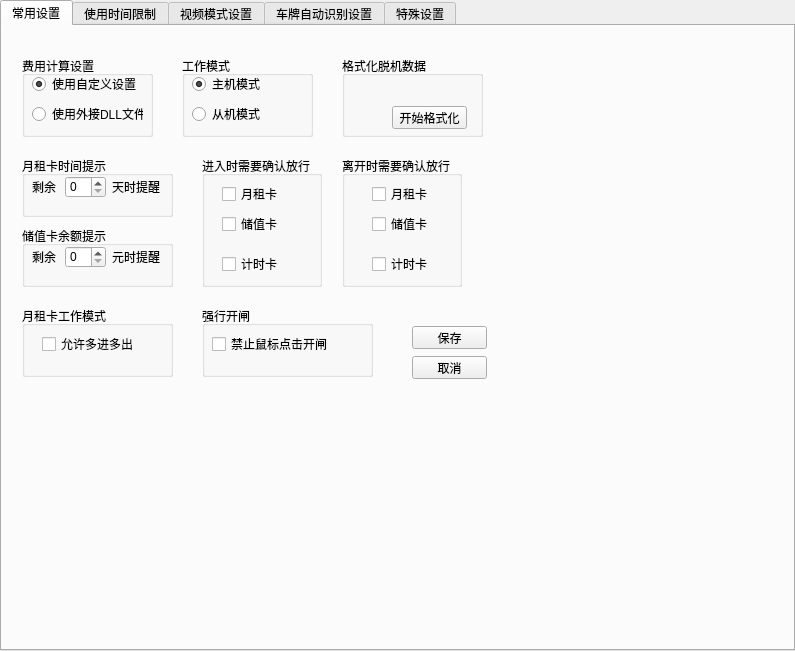
<?xml version="1.0" encoding="UTF-8"?>
<ui version="4.0">
 <class>CSysSetting</class>
 <widget class="QTabWidget" name="CSysSetting">
  <property name="geometry">
   <rect>
    <x>0</x>
    <y>0</y>
    <width>795</width>
    <height>651</height>
   </rect>
  </property>
  <property name="windowTitle">
   <string>系统配置</string>
  </property>
  <property name="currentIndex">
   <number>0</number>
  </property>
  <widget class="QWidget" name="tabCommonSetting">
   <attribute name="title">
    <string>常用设置</string>
   </attribute>
   <widget class="QWidget" name="wgCommon" native="true">
    <property name="geometry">
     <rect>
      <x>10</x>
      <y>20</y>
      <width>501</width>
      <height>361</height>
     </rect>
    </property>
    <widget class="QGroupBox" name="groupBox_3">
     <property name="geometry">
      <rect>
       <x>10</x>
       <y>110</y>
       <width>151</width>
       <height>61</height>
      </rect>
     </property>
     <property name="title">
      <string>月租卡时间提示</string>
     </property>
     <widget class="QWidget" name="layoutWidget">
      <property name="geometry">
       <rect>
        <x>10</x>
        <y>20</y>
        <width>128</width>
        <height>22</height>
       </rect>
      </property>
      <layout class="QHBoxLayout" name="horizontalLayout">
       <item>
        <widget class="QLabel" name="label_5">
         <property name="text">
          <string>剩余</string>
         </property>
        </widget>
       </item>
       <item>
        <widget class="QSpinBox" name="spinBox"/>
       </item>
       <item>
        <widget class="QLabel" name="label_4">
         <property name="text">
          <string>天时提醒</string>
         </property>
        </widget>
       </item>
      </layout>
     </widget>
    </widget>
    <widget class="QGroupBox" name="groupBox_2">
     <property name="geometry">
      <rect>
       <x>170</x>
       <y>10</y>
       <width>131</width>
       <height>81</height>
      </rect>
     </property>
     <property name="title">
      <string>工作模式</string>
     </property>
     <widget class="QRadioButton" name="radioButton_3">
      <property name="geometry">
       <rect>
        <x>10</x>
        <y>20</y>
        <width>89</width>
        <height>16</height>
       </rect>
      </property>
      <property name="text">
       <string>主机模式</string>
      </property>
      <property name="checked">
       <bool>true</bool>
      </property>
     </widget>
     <widget class="QRadioButton" name="radioButton_4">
      <property name="geometry">
       <rect>
        <x>10</x>
        <y>50</y>
        <width>89</width>
        <height>16</height>
       </rect>
      </property>
      <property name="text">
       <string>从机模式</string>
      </property>
     </widget>
    </widget>
    <widget class="QGroupBox" name="groupBox_9">
     <property name="geometry">
      <rect>
       <x>330</x>
       <y>110</y>
       <width>120</width>
       <height>131</height>
      </rect>
     </property>
     <property name="title">
      <string>离开时需要确认放行</string>
     </property>
     <widget class="QCheckBox" name="checkBox_4">
      <property name="geometry">
       <rect>
        <x>30</x>
        <y>100</y>
        <width>71</width>
        <height>16</height>
       </rect>
      </property>
      <property name="text">
       <string>计时卡</string>
      </property>
     </widget>
     <widget class="QCheckBox" name="checkBox_5">
      <property name="geometry">
       <rect>
        <x>30</x>
        <y>30</y>
        <width>71</width>
        <height>16</height>
       </rect>
      </property>
      <property name="text">
       <string>月租卡</string>
      </property>
     </widget>
     <widget class="QCheckBox" name="checkBox_6">
      <property name="geometry">
       <rect>
        <x>30</x>
        <y>60</y>
        <width>71</width>
        <height>16</height>
       </rect>
      </property>
      <property name="text">
       <string>储值卡</string>
      </property>
     </widget>
    </widget>
    <widget class="QPushButton" name="btnCancel">
     <property name="geometry">
      <rect>
       <x>400</x>
       <y>310</y>
       <width>75</width>
       <height>23</height>
      </rect>
     </property>
     <property name="text">
      <string>取消</string>
     </property>
    </widget>
    <widget class="QGroupBox" name="groupBox_6">
     <property name="geometry">
      <rect>
       <x>630</x>
       <y>620</y>
       <width>120</width>
       <height>80</height>
      </rect>
     </property>
     <property name="title">
      <string>GroupBox</string>
     </property>
    </widget>
    <widget class="QGroupBox" name="groupBox_7">
     <property name="geometry">
      <rect>
       <x>10</x>
       <y>180</y>
       <width>151</width>
       <height>61</height>
      </rect>
     </property>
     <property name="title">
      <string>储值卡余额提示</string>
     </property>
     <widget class="QWidget" name="layoutWidget_2">
      <property name="geometry">
       <rect>
        <x>10</x>
        <y>20</y>
        <width>128</width>
        <height>22</height>
       </rect>
      </property>
      <layout class="QHBoxLayout" name="horizontalLayout_2">
       <item>
        <widget class="QLabel" name="label">
         <property name="text">
          <string>剩余</string>
         </property>
        </widget>
       </item>
       <item>
        <widget class="QSpinBox" name="spinBox_2"/>
       </item>
       <item>
        <widget class="QLabel" name="label_2">
         <property name="text">
          <string>元时提醒</string>
         </property>
        </widget>
       </item>
      </layout>
     </widget>
    </widget>
    <widget class="QGroupBox" name="groupBox_5">
     <property name="geometry">
      <rect>
       <x>330</x>
       <y>10</y>
       <width>141</width>
       <height>81</height>
      </rect>
     </property>
     <property name="title">
      <string>格式化脱机数据</string>
     </property>
     <widget class="QPushButton" name="pushButton_3">
      <property name="geometry">
       <rect>
        <x>50</x>
        <y>50</y>
        <width>75</width>
        <height>23</height>
       </rect>
      </property>
      <property name="text">
       <string>开始格式化</string>
      </property>
     </widget>
    </widget>
    <widget class="QGroupBox" name="groupBox_10">
     <property name="geometry">
      <rect>
       <x>190</x>
       <y>260</y>
       <width>171</width>
       <height>71</height>
      </rect>
     </property>
     <property name="title">
      <string>强行开闸</string>
     </property>
     <widget class="QCheckBox" name="checkBox_8">
      <property name="geometry">
       <rect>
        <x>10</x>
        <y>30</y>
        <width>131</width>
        <height>16</height>
       </rect>
      </property>
      <property name="text">
       <string>禁止鼠标点击开闸</string>
      </property>
     </widget>
    </widget>
    <widget class="QGroupBox" name="groupBox_4">
     <property name="geometry">
      <rect>
       <x>190</x>
       <y>110</y>
       <width>120</width>
       <height>131</height>
      </rect>
     </property>
     <property name="title">
      <string>进入时需要确认放行</string>
     </property>
     <widget class="QCheckBox" name="checkBox">
      <property name="geometry">
       <rect>
        <x>20</x>
        <y>30</y>
        <width>71</width>
        <height>16</height>
       </rect>
      </property>
      <property name="text">
       <string>月租卡</string>
      </property>
     </widget>
     <widget class="QCheckBox" name="checkBox_2">
      <property name="geometry">
       <rect>
        <x>20</x>
        <y>60</y>
        <width>71</width>
        <height>16</height>
       </rect>
      </property>
      <property name="text">
       <string>储值卡</string>
      </property>
     </widget>
     <widget class="QCheckBox" name="checkBox_3">
      <property name="geometry">
       <rect>
        <x>20</x>
        <y>100</y>
        <width>71</width>
        <height>16</height>
       </rect>
      </property>
      <property name="text">
       <string>计时卡</string>
      </property>
     </widget>
    </widget>
    <widget class="QGroupBox" name="groupBox_8">
     <property name="geometry">
      <rect>
       <x>10</x>
       <y>260</y>
       <width>151</width>
       <height>71</height>
      </rect>
     </property>
     <property name="title">
      <string>月租卡工作模式</string>
     </property>
     <widget class="QCheckBox" name="checkBox_7">
      <property name="geometry">
       <rect>
        <x>20</x>
        <y>30</y>
        <width>101</width>
        <height>16</height>
       </rect>
      </property>
      <property name="text">
       <string>允许多进多出</string>
      </property>
     </widget>
    </widget>
    <widget class="QGroupBox" name="groupBox">
     <property name="geometry">
      <rect>
       <x>10</x>
       <y>10</y>
       <width>131</width>
       <height>81</height>
      </rect>
     </property>
     <property name="title">
      <string>费用计算设置</string>
     </property>
     <widget class="QRadioButton" name="radioButton">
      <property name="geometry">
       <rect>
        <x>10</x>
        <y>20</y>
        <width>111</width>
        <height>16</height>
       </rect>
      </property>
      <property name="text">
       <string>使用自定义设置</string>
      </property>
      <property name="checked">
       <bool>true</bool>
      </property>
     </widget>
     <widget class="QRadioButton" name="radioButton_2">
      <property name="geometry">
       <rect>
        <x>10</x>
        <y>50</y>
        <width>111</width>
        <height>16</height>
       </rect>
      </property>
      <property name="text">
       <string>使用外接DLL文件</string>
      </property>
     </widget>
    </widget>
    <widget class="QPushButton" name="btnCommonSave">
     <property name="geometry">
      <rect>
       <x>400</x>
       <y>280</y>
       <width>75</width>
       <height>23</height>
      </rect>
     </property>
     <property name="text">
      <string>保存</string>
     </property>
    </widget>
   </widget>
  </widget>
  <widget class="QWidget" name="tabUseTimeLimit">
   <attribute name="title">
    <string>使用时间限制</string>
   </attribute>
   <widget class="QGroupBox" name="gbTimeLimit">
    <property name="geometry">
     <rect>
      <x>20</x>
      <y>20</y>
      <width>511</width>
      <height>171</height>
     </rect>
    </property>
    <property name="title">
     <string>软件有效期设置</string>
    </property>
    <widget class="QLabel" name="label_3">
     <property name="geometry">
      <rect>
       <x>30</x>
       <y>30</y>
       <width>471</width>
       <height>91</height>
      </rect>
     </property>
     <property name="text">
      <string>当软件超过此处有效设置的时间后将不能正常使用，若非特殊原请在此处设置较大日期</string>
     </property>
     <property name="textFormat">
      <enum>Qt::PlainText</enum>
     </property>
     <property name="textInteractionFlags">
      <set>Qt::NoTextInteraction</set>
     </property>
    </widget>
    <widget class="QPushButton" name="btnOK">
     <property name="geometry">
      <rect>
       <x>400</x>
       <y>130</y>
       <width>75</width>
       <height>23</height>
      </rect>
     </property>
     <property name="text">
      <string>确定</string>
     </property>
    </widget>
    <widget class="QDateEdit" name="dateValid">
     <property name="geometry">
      <rect>
       <x>360</x>
       <y>90</y>
       <width>110</width>
       <height>22</height>
      </rect>
     </property>
    </widget>
   </widget>
  </widget>
  <widget class="QWidget" name="tabVideoModeSetting">
   <attribute name="title">
    <string>视频模式设置</string>
   </attribute>
   <widget class="QWidget" name="wgVideo" native="true">
    <property name="geometry">
     <rect>
      <x>0</x>
      <y>0</y>
      <width>541</width>
      <height>201</height>
     </rect>
    </property>
    <widget class="QPushButton" name="btnVideoModeSave">
     <property name="geometry">
      <rect>
       <x>440</x>
       <y>150</y>
       <width>75</width>
       <height>23</height>
      </rect>
     </property>
     <property name="text">
      <string>保存</string>
     </property>
    </widget>
    <widget class="QGroupBox" name="groupBox_12">
     <property name="geometry">
      <rect>
       <x>10</x>
       <y>10</y>
       <width>131</width>
       <height>161</height>
      </rect>
     </property>
     <property name="title">
      <string>视频数目设置</string>
     </property>
     <widget class="QRadioButton" name="radioButton_5">
      <property name="geometry">
       <rect>
        <x>30</x>
        <y>30</y>
        <width>89</width>
        <height>16</height>
       </rect>
      </property>
      <property name="text">
       <string>2路</string>
      </property>
      <property name="checked">
       <bool>true</bool>
      </property>
     </widget>
     <widget class="QRadioButton" name="radioButton_6">
      <property name="geometry">
       <rect>
        <x>30</x>
        <y>70</y>
        <width>89</width>
        <height>16</height>
       </rect>
      </property>
      <property name="text">
       <string>3路</string>
      </property>
     </widget>
     <widget class="QRadioButton" name="radioButton_7">
      <property name="geometry">
       <rect>
        <x>30</x>
        <y>110</y>
        <width>89</width>
        <height>16</height>
       </rect>
      </property>
      <property name="text">
       <string>4路</string>
      </property>
     </widget>
    </widget>
    <widget class="QListWidget" name="listWidget">
     <property name="geometry">
      <rect>
       <x>180</x>
       <y>20</y>
       <width>201</width>
       <height>151</height>
      </rect>
     </property>
     <item>
      <property name="text">
       <string>RGB24  320 X 240</string>
      </property>
     </item>
     <item>
      <property name="text">
       <string>RGB24  640 X 480</string>
      </property>
     </item>
     <item>
      <property name="text">
       <string>RGB24  720 X 288</string>
      </property>
     </item>
     <item>
      <property name="text">
       <string>RGB24  720 X 576</string>
      </property>
     </item>
    </widget>
    <widget class="QCheckBox" name="chkStartVideo">
     <property name="geometry">
      <rect>
       <x>400</x>
       <y>20</y>
       <width>81</width>
       <height>16</height>
      </rect>
     </property>
     <property name="text">
      <string>启动视频</string>
     </property>
    </widget>
   </widget>
  </widget>
  <widget class="QWidget" name="tabVehicleIDSetting">
   <attribute name="title">
    <string>车牌自动识别设置</string>
   </attribute>
   <widget class="QWidget" name="wgVichle" native="true">
    <property name="geometry">
     <rect>
      <x>50</x>
      <y>60</y>
      <width>341</width>
      <height>351</height>
     </rect>
    </property>
    <widget class="QCheckBox" name="checkBox_9">
     <property name="geometry">
      <rect>
       <x>20</x>
       <y>10</y>
       <width>141</width>
       <height>16</height>
      </rect>
     </property>
     <property name="text">
      <string>启动车牌识别功能</string>
     </property>
    </widget>
    <widget class="QGroupBox" name="groupBox_13">
     <property name="geometry">
      <rect>
       <x>20</x>
       <y>40</y>
       <width>151</width>
       <height>291</height>
      </rect>
     </property>
     <property name="title">
      <string>识别精度设置</string>
     </property>
     <widget class="QRadioButton" name="radioButton_8">
      <property name="geometry">
       <rect>
        <x>20</x>
        <y>20</y>
        <width>89</width>
        <height>16</height>
       </rect>
      </property>
      <property name="text">
       <string>不允许误差</string>
      </property>
     </widget>
     <widget class="QRadioButton" name="radioButton_9">
      <property name="geometry">
       <rect>
        <x>20</x>
        <y>50</y>
        <width>89</width>
        <height>16</height>
       </rect>
      </property>
      <property name="text">
       <string>允许误差一位</string>
      </property>
     </widget>
     <widget class="QRadioButton" name="radioButton_10">
      <property name="geometry">
       <rect>
        <x>20</x>
        <y>110</y>
        <width>89</width>
        <height>16</height>
       </rect>
      </property>
      <property name="text">
       <string>允许误差三位</string>
      </property>
     </widget>
     <widget class="QRadioButton" name="radioButton_11">
      <property name="geometry">
       <rect>
        <x>20</x>
        <y>80</y>
        <width>89</width>
        <height>16</height>
       </rect>
      </property>
      <property name="text">
       <string>允许误差二位</string>
      </property>
     </widget>
     <widget class="QRadioButton" name="radioButton_12">
      <property name="geometry">
       <rect>
        <x>20</x>
        <y>200</y>
        <width>101</width>
        <height>16</height>
       </rect>
      </property>
      <property name="text">
       <string>允许误差六位</string>
      </property>
     </widget>
     <widget class="QRadioButton" name="radioButton_13">
      <property name="geometry">
       <rect>
        <x>20</x>
        <y>230</y>
        <width>91</width>
        <height>16</height>
       </rect>
      </property>
      <property name="text">
       <string>允许误差七位</string>
      </property>
     </widget>
     <widget class="QRadioButton" name="radioButton_14">
      <property name="geometry">
       <rect>
        <x>20</x>
        <y>170</y>
        <width>89</width>
        <height>16</height>
       </rect>
      </property>
      <property name="text">
       <string>允许误差五位</string>
      </property>
     </widget>
     <widget class="QRadioButton" name="radioButton_15">
      <property name="geometry">
       <rect>
        <x>20</x>
        <y>140</y>
        <width>89</width>
        <height>16</height>
       </rect>
      </property>
      <property name="text">
       <string>允许误差四位</string>
      </property>
     </widget>
     <widget class="QRadioButton" name="radioButton_24">
      <property name="enabled">
       <bool>false</bool>
      </property>
      <property name="geometry">
       <rect>
        <x>20</x>
        <y>260</y>
        <width>89</width>
        <height>16</height>
       </rect>
      </property>
      <property name="text">
       <string>允许误差八位</string>
      </property>
     </widget>
    </widget>
    <widget class="QPushButton" name="btnVichle">
     <property name="geometry">
      <rect>
       <x>190</x>
       <y>300</y>
       <width>81</width>
       <height>31</height>
      </rect>
     </property>
     <property name="text">
      <string>保存</string>
     </property>
    </widget>
   </widget>
  </widget>
  <widget class="QWidget" name="tabSpecialSetting">
   <attribute name="title">
    <string>特殊设置</string>
   </attribute>
   <widget class="QWidget" name="wgSpecial" native="true">
    <property name="geometry">
     <rect>
      <x>30</x>
      <y>50</y>
      <width>631</width>
      <height>231</height>
     </rect>
    </property>
    <widget class="QGroupBox" name="groupBox_14">
     <property name="geometry">
      <rect>
       <x>20</x>
       <y>20</y>
       <width>181</width>
       <height>80</height>
      </rect>
     </property>
     <property name="title">
      <string>车位计算</string>
     </property>
     <widget class="QCheckBox" name="checkBox_10">
      <property name="geometry">
       <rect>
        <x>10</x>
        <y>20</y>
        <width>161</width>
        <height>16</height>
       </rect>
      </property>
      <property name="text">
       <string>月租卡不计入车位</string>
      </property>
     </widget>
     <widget class="QCheckBox" name="checkBox_11">
      <property name="geometry">
       <rect>
        <x>10</x>
        <y>50</y>
        <width>161</width>
        <height>16</height>
       </rect>
      </property>
      <property name="text">
       <string>储值卡不计入车位</string>
      </property>
     </widget>
    </widget>
    <widget class="QPushButton" name="btnSpecialSave">
     <property name="geometry">
      <rect>
       <x>530</x>
       <y>180</y>
       <width>75</width>
       <height>23</height>
      </rect>
     </property>
     <property name="text">
      <string>保存</string>
     </property>
    </widget>
    <widget class="QGroupBox" name="groupBox_15">
     <property name="geometry">
      <rect>
       <x>20</x>
       <y>120</y>
       <width>181</width>
       <height>80</height>
      </rect>
     </property>
     <property name="title">
      <string>数据同步设置</string>
     </property>
     <widget class="QCheckBox" name="checkBox_12">
      <property name="geometry">
       <rect>
        <x>20</x>
        <y>30</y>
        <width>161</width>
        <height>16</height>
       </rect>
      </property>
      <property name="text">
       <string>不同步脱机数据</string>
      </property>
     </widget>
    </widget>
    <widget class="QGroupBox" name="groupBox_16">
     <property name="geometry">
      <rect>
       <x>230</x>
       <y>20</y>
       <width>271</width>
       <height>80</height>
      </rect>
     </property>
     <property name="title">
      <string>中心控制器刷卡设置</string>
     </property>
     <widget class="QCheckBox" name="checkBox_13">
      <property name="geometry">
       <rect>
        <x>10</x>
        <y>50</y>
        <width>161</width>
        <height>16</height>
       </rect>
      </property>
      <property name="text">
       <string>允许代替出场卡使用</string>
      </property>
     </widget>
     <widget class="QCheckBox" name="checkBox_14">
      <property name="geometry">
       <rect>
        <x>10</x>
        <y>20</y>
        <width>161</width>
        <height>16</height>
       </rect>
      </property>
      <property name="text">
       <string>允许代替入场刷卡使用</string>
      </property>
     </widget>
    </widget>
    <widget class="QGroupBox" name="groupBox_17">
     <property name="geometry">
      <rect>
       <x>230</x>
       <y>120</y>
       <width>271</width>
       <height>80</height>
      </rect>
     </property>
     <property name="title">
      <string>储值卡计费</string>
     </property>
     <widget class="QCheckBox" name="checkBox_15">
      <property name="geometry">
       <rect>
        <x>10</x>
        <y>30</y>
        <width>161</width>
        <height>16</height>
       </rect>
      </property>
      <property name="text">
       <string>储值卡24小时内不重复使用</string>
      </property>
     </widget>
    </widget>
   </widget>
  </widget>
 </widget>
 <resources/>
 <connections/>
</ui>
